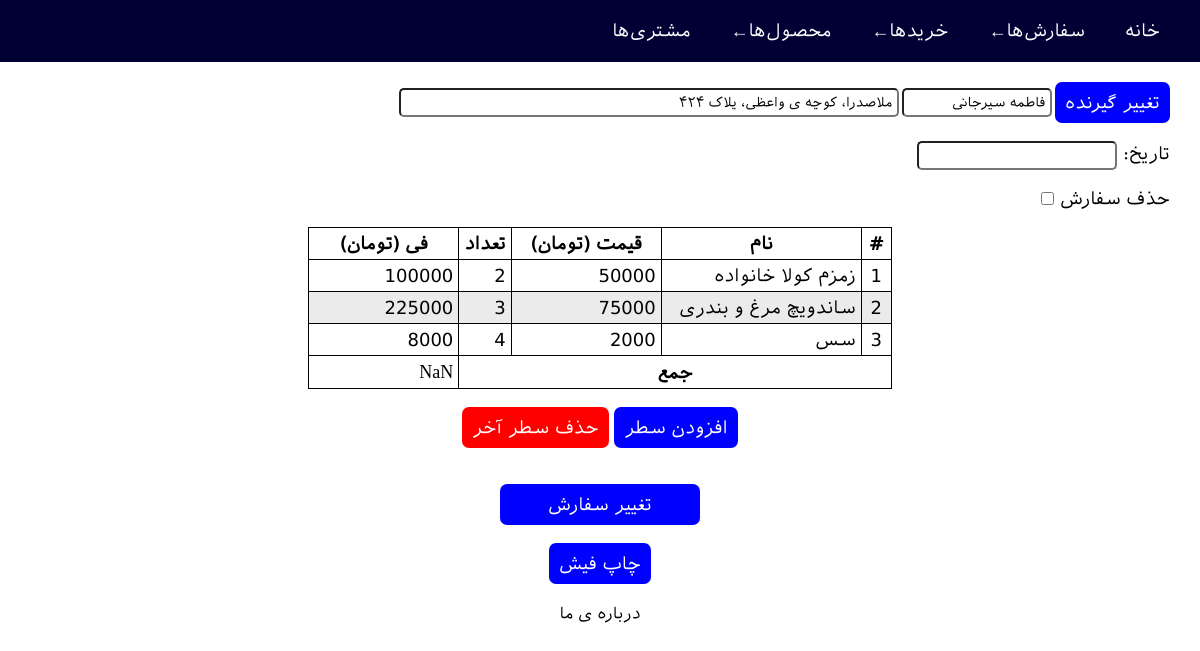
/restaurant/show_order/6, run on the app's committed database.
### restaurant/models.py (models this page shows, shortened)
class Customer(models.Model):
    first_name = models.CharField(max_length=30)
    last_name = models.CharField(max_length=30, null=True)
    address = models.CharField(default="", max_length=500, null=True)
    is_male = models.BooleanField(default=True, null=True)

class Product(models.Model):
    CATEGORIES = [
        ("beverage", "beverage"),
        ("meal", "meal"),
        ("appetizer", "appetizer"),
    ]
    category = models.CharField(max_length=10, choices=CATEGORIES, default="beverage")
    name = models.CharField(max_length=30, unique=True)
    price = models.DecimalField(max_digits=10, decimal_places=0)

### restaurant/views.py (the view, shortened to what this page needs)
# urls.py: path("show_order/<int:id>", views.show_order, name="show_order"),
def show_order(request, id):
    error_message = ""
    order = Order.objects.get(id=id)
    products_in_order = ProductsInOrder.objects.filter(order=order)
    ouptput_products = []
    for product_in_order in products_in_order:
        product = product_in_order.product
        number = product_in_order.number
        ouptput_products.append((product, number, product.price * number))
    customer = order.customer
    persons = Customer.objects.all()
    appetizers = Product.objects.all().filter(category="appetizer")
    beverages = Product.objects.all().filter(category="beverage")
    meals = Product.objects.all().filter(category="meal")
    context = {
        "appetizers": appetizers,
        "beverages": beverages,
        "meals": meals,
        "persons": persons,
        "error_message": error_message,
        "order": order,
        "customer": customer,
        "customer_full_name": customer.first_name + " " + customer.last_name,
        "order_persian_date": jdatetime.datetime.fromgregorian(
            datetime=order.date
        ).strftime(f"%Y/%m/%d %H:%M:%S"),
        "output_products": ouptput_products,
    }
    return render(request, "restaurant/showorder.html", context)

### restaurant/templates/restaurant/showorder.html (shortened to what this page needs)
{% extends "restaurant/base.html" %}
{% load static %}
{% block head %}
<link type="text/css" rel="stylesheet" href="{% static 'restaurant/jalalidatepicker.min.css' %}" />
<link rel="stylesheet" href="{% static 'restaurant/showorder.css' %}" />
{% endblock %}
{% block content %}
<form action="" method="POST">
    <div id="person">
        <button type="button" class="btn" id="select-person-button" onclick="togglePersonsPopup()">
            تغییر گیرنده</button>
        <input id="person-name" readonly value="{{customer_full_name}}">
        <input id="person-address" readonly value="{{customer.address}}">
    </div>
    <div id="date-wrapper">
        <label for="datepicker">
            تاریخ:
            <input type="text" id="datepicker" name="date" value="{{order_persian_date}}" data-jdp />
        </label>
    </div>
    <div id="delete-order-wrapper">
        <label for="delete-order-checkbox">
            حذف سفارش
            <input type="checkbox" id="delete-order-checkbox" name="delete_order" />
        </label>
    </div>
    <div class="product-table-wrapper">
        <table id="product-table" class="product-table">
            <thead>
                <tr>
                    <th>#</th>
                    <th>نام</th>
                    <th> قیمت (تومان)</th>
                    <th>تعداد</th>
                    <th>فی (تومان)</th>
                </tr>
            </thead>
            <tbody id="product-table-body">
                {% for product,number,total in output_products %}
                    <tr id="product{{forloop.counter0}}" onclick="clickOnTrProductTable(this.id)">
                        <td style="text-align: center;">
                            {{ forloop.counter }}
                        </td>
                        <td id="product{{ forloop.counter0 }}-name">
                            {{ product.name }}
                        </td>
                        <td id="product{{ forloop.counter0 }}-price">
                            {{ product.price }}
                        </td>
                        <td>
                            <input id="product{{ forloop.counter0 }}-number" name="product{{ forloop.counter0 }}-number" onchange="handleNumberInputChange(this.id)"
                                onclick="stopProp(event)" type="number" value="{{number}}">
                        </td>
                        <td id="product{{ forloop.counter0 }}-sumup">
                            {{total}}
                        </td>
                    </tr>
                {% endfor %}
            </tbody>
            <tfoot>
                <tr>
                    <th colspan="4">
                        جمع
                    </th>
                    <td id="sum-cell"></td>
                </tr>
            </tfoot>
        </table>
    </div>
    <div class="add-row-wrapper">
        <button type="button" class="btn" id="add-row" onclick="addRow()">افزودن سطر</button>
        <button type="button" class="btn red-btn" id="delete-row" onclick="deleteRow()">حذف سطر آخر</button>
    </div>
    <div class="button-wrapper">
        <button type="submit" class="btn submit-btn">تغییر سفارش</button>
        <button type="button" class="btn" onclick="printTable()">چاپ فیش</button>
    </div>
</form>
{% endblock %}

### restaurant/static/restaurant/base.css (style rules this page uses)
* { margin: 0; padding: 0; box-sizing: border-box; font-family: "IranSans"; }

### restaurant/static/restaurant/showorder.css (style rules this page uses)
#person { display: flex; gap: 3px; align-items: center; }
.btn { font-size: 18px; color: white; background-color: blue; border: none; padding: 10px; border-radius: 7px; cursor: pointer; transition: all 0.3s ease-in; }
.red-btn { background-color: red; }
#person-name { width: 150px; border-radius: 5px; padding: 5px; }
#person-address { padding: 5px; border-radius: 5px; width: 500px; }
#date-wrapper { margin-top: 1em; }
#datepicker { padding: 5px; border-radius: 5px; width: 200px; }
#delete-order-wrapper { margin-top: 1em; margin-bottom: 1em; }
.product-table-wrapper { margin-top: 1em; margin-bottom: 1em; display: flex; justify-content: center; }
#product-table { table-layout: fixed; border-collapse: collapse; border: 1px solid black; }
#product-table td, #product-table th { padding: 5px; border: 1px solid black; }
#product-table tr:nth-child(even) { background-color: rgb(235, 235, 235); }
#product-table td input { background-color: inherit; outline: none; border: none; appearance: none; font-size: 18px; width: 100%; height: 100%; z-index: 2; }
#product-table tbody td:nth-child(1) { text-align: center; }
#product-table th:nth-child(1) { width: 30px; }
#product-table th:nth-child(2) { width: 200px; }
#product-table th:nth-child(3) { width: 150px; }
#product-table th:nth-child(4) { width: 50px; }
#product-table th:nth-child(5) { width: 150px; }
.add-row-wrapper { text-align: center; }
.button-wrapper { display: flex; flex-direction: column; align-items: center; justify-content: center; margin-top: 2em; gap: 1em; }
.submit-btn { width: 200px; }

### data on the page
Customer: address "ملاصدرا، کوچه ی واعظی، پلاک ۴۲۴"
Product: name "زمزم کولا خانواده", price "50000", number "2", total "100000"
Product: name "ساندویچ مرغ و بندری", price "75000", number "3", total "225000"
Product: name "سس", price "2000", number "4", total "8000"
